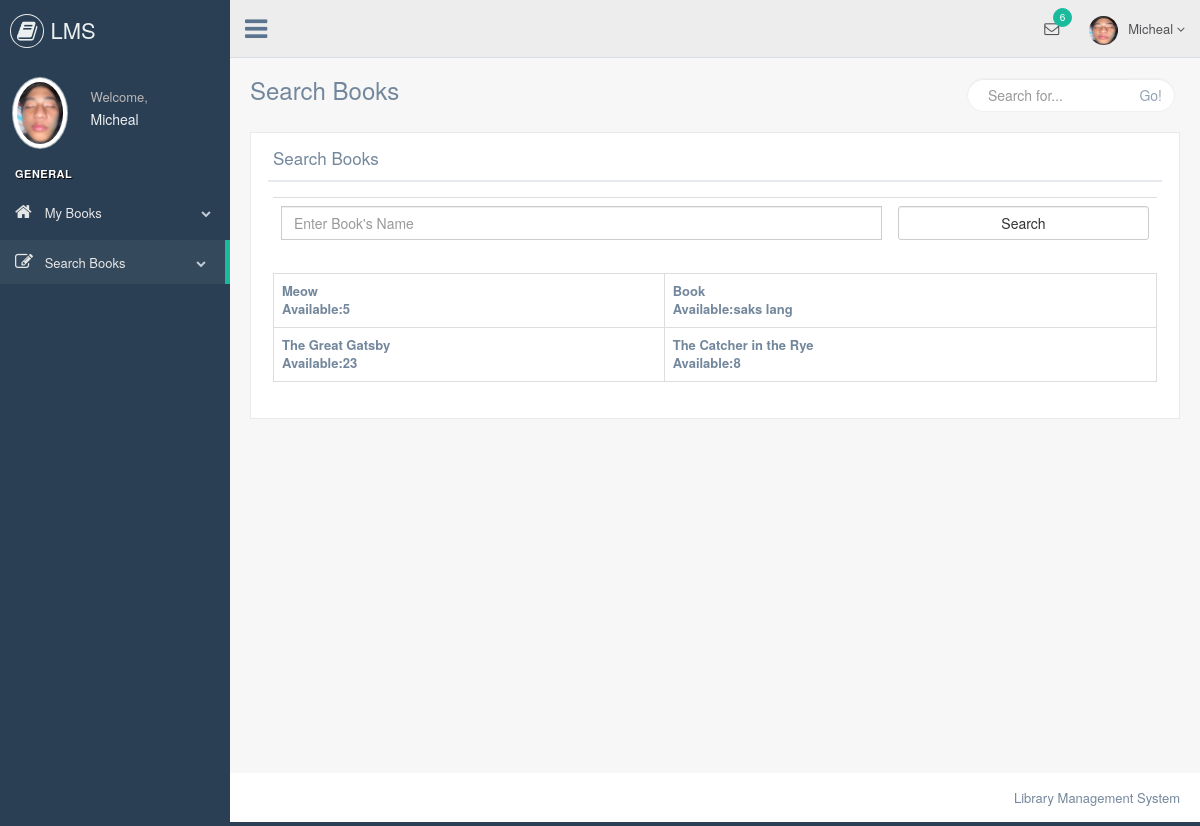
Page /student/search_books.php on the committed database.
### tables this page shows
CREATE TABLE `add_books` (
  `ID` int(5) NOT NULL,
  `Name` varchar(50) NOT NULL,
  `Author` varchar(50) NOT NULL,
  `Publication` varchar(50) NOT NULL,
  `Purchase_Date` varchar(50) NOT NULL,
  `Price` varchar(50) NOT NULL,
  `Quantity` varchar(50) NOT NULL,
  `Available` varchar(50) NOT NULL,
  `Librarian` varchar(50) NOT NULL
);

### student/search_books.php (the view)
<?php
include "header.php";
include "connection.php";
?>
        <div class="right_col" role="main">
            <div class="">
                <div class="page-title">
                    <div class="title_left">
                        <h3>Search Books</h3>
                    </div>
                    <div class="title_right">
                        <div class="col-md-5 col-sm-5 col-xs-12 form-group pull-right top_search">
                            <div class="input-group">
                                <input type="text" class="form-control" placeholder="Search for...">
                    <span class="input-group-btn">
                      <button class="btn btn-default" type="button">Go!</button>
                    </span>
                            </div>
                        </div>
                    </div>
                </div>
                <div class="clearfix"></div>
                <div class="row" style="min-height:500px">
                    <div class="col-md-12 col-sm-12 col-xs-12">
                        <div class="x_panel">
                            <div class="x_title">
                                <h2>Search Books</h2>
                                <div class="clearfix"></div>
                            </div>
                            <div class="x_content">
                                <form name="form1" action="" method="post">
                                <table class="table">
                                <tr>
                                <td><input type="text"  name="t1" placeholder="Enter Book's Name" required class="form-control"> </td>
                                <td><input type="submit"  name="submit1" value="Search" class="form-control btn btn-default"> </td>
</tr>
</table>
</form>
                                <?php
                                if(isset($_POST["submit1"]))
                                {
                                    $i=0;
                                $res=mysqli_query($link, "select * from add_books where Name like('%$_POST[t1]%')");
                                echo "<table class='table table-bordered'>";
                                echo "<tr>";
                                while($row=mysqli_fetch_array($res))
                                {
                                $i=$i+1;
                                echo "<td>";
                                echo "<b>" .$row["Name"]."</b>";
                                echo "<br>";
                                echo "<b>" . "Available:" .$row["Available"]."</b>";
                                echo "</td>";
                                if($i==2)
                                {
                                    echo "</tr>";
                                    echo "<tr>";
                                    $i=0;
                                }
                                }
                                echo "</tr>";
                                echo "</table>";
                                }
                                else {
                                $i=0;
                                $res=mysqli_query($link, "select * from add_books");
                                echo "<table class='table table-bordered'>";
                                echo "<tr>";
                                while($row=mysqli_fetch_array($res))
                                {
                                $i=$i+1;
                                echo "<td>";
                                echo "<b>" .$row["Name"]."</b>";
                                echo "<br>";
                                echo "<b>" . "Available:" .$row["Available"]."</b>";
                                echo "</td>";
                                if($i==2)
                                {
                                    echo "</tr>";
                                    echo "<tr>";
                                    $i=0;
                                }
                                }
                                echo "</tr>";
                                echo "</table>";
                                }
                                ?>
                            </div>
                        </div>
                    </div>
                </div>
            </div>
        </div>
<?php
include "footer.php";
?>

### rows in the picture
add_books: Name "Meow", Available "5"
add_books: Name "Book", Available "saks lang"
add_books: Name "The Great Gatsby", Available "23"
add_books: Name "The Catcher in the Rye", Available "8"
